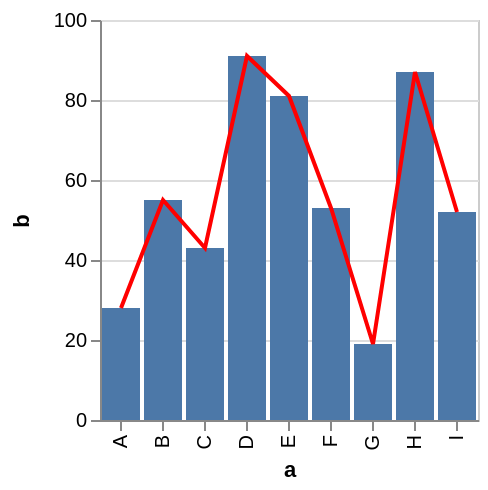

Source (Vega-Lite JSON):
### Vega specification from a JSON file in a GitHub repository (floating-point values rounded to 4 significant figures)
{"$schema": "https://vega.github.io/schema/vega/v3.0.json", "autosize": "pad", "padding": 5, "encode": {"update": {"stroke": {"value": "#ccc"}, "fill": {"value": "transparent"}}}, "data": [{"name": "source_0", "values": [{"a": "A", "b": 28}, {"a": "B", "b": 55}, {"a": "C", "b": 43}, {"a": "D", "b": 91}, {"a": "E", "b": 81}, {"a": "F", "b": 53}, {"a": "G", "b": 19}, {"a": "H", "b": 87}, {"a": "I", "b": 52}]}, {"name": "data_1", "source": "source_0", "transform": [{"type": "formula", "expr": "toNumber(datum[\"b\"])", "as": "b"}, {"type": "filter", "expr": "datum[\"b\"] !== null && !isNaN(datum[\"b\"])"}]}, {"name": "data_2", "source": "source_0", "transform": [{"type": "formula", "expr": "toNumber(datum[\"b\"])", "as": "b"}, {"type": "filter", "expr": "datum[\"b\"] !== null && !isNaN(datum[\"b\"])"}]}], "signals": [{"name": "x_step", "value": 21}, {"name": "width", "update": "bandspace(domain('x').length, 0.1, 0.05) * x_step"}, {"name": "height", "update": "200"}], "marks": [{"name": "layer_0_marks", "type": "rect", "role": "bar", "style": ["bar"], "from": {"data": "data_1"}, "encode": {"update": {"x": {"scale": "x", "field": "a"}, "width": {"scale": "x", "band": true}, "y": {"scale": "y", "field": "b"}, "y2": {"scale": "y", "value": 0}, "fill": {"value": "#4c78a8"}}}}, {"name": "layer_1_marks", "type": "line", "style": ["line"], "sort": {"field": "datum[\"a\"]", "order": "descending"}, "from": {"data": "data_2"}, "encode": {"update": {"x": {"scale": "x", "field": "a", "band": 0.5}, "y": {"scale": "y", "field": "b"}, "stroke": {"value": "red"}}}}], "scales": [{"name": "x", "type": "band", "domain": {"fields": [{"data": "data_1", "field": "a"}, {"data": "data_2", "field": "a"}], "sort": true}, "range": {"step": {"signal": "x_step"}}, "round": true, "paddingInner": 0.1, "paddingOuter": 0.05}, {"name": "y", "type": "linear", "domain": {"fields": [{"data": "data_1", "field": "b"}, {"data": "data_2", "field": "b"}], "sort": true}, "range": [{"signal": "height"}, 0], "round": true, "nice": true, "zero": true}], "axes": [{"scale": "x", "labelOverlap": true, "orient": "bottom", "title": "a", "zindex": 1, "encode": {"labels": {"update": {"angle": {"value": 270}, "align": {"value": "right"}, "baseline": {"value": "middle"}}}}}, {"scale": "y", "labelOverlap": true, "orient": "left", "tickCount": {"signal": "ceil(height/40)"}, "title": "b", "zindex": 1}, {"scale": "y", "domain": false, "grid": true, "labels": false, "maxExtent": 0, "minExtent": 0, "orient": "left", "tickCount": {"signal": "ceil(height/40)"}, "ticks": false, "zindex": 0, "gridScale": "x"}], "config": {"axis": {"domainColor": "#888", "tickColor": "#888"}, "axisY": {"minExtent": 30}}}
